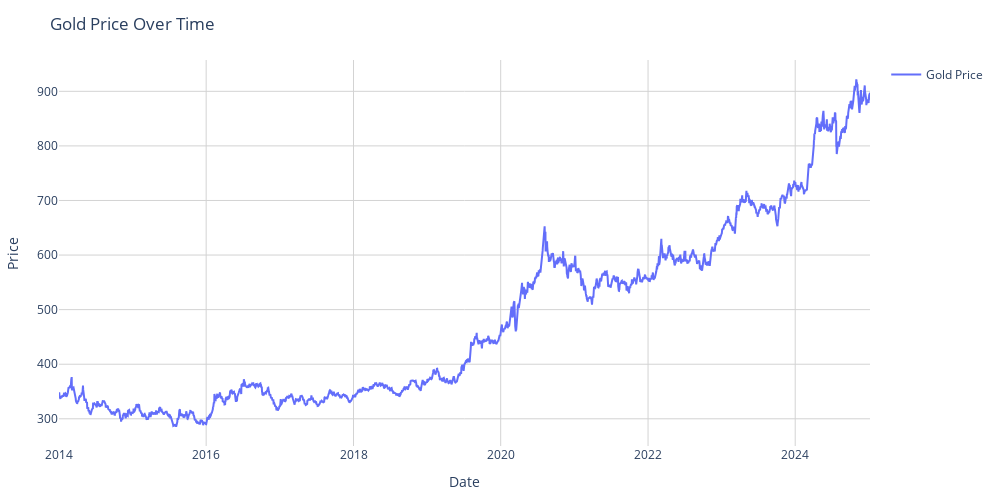

Here is the notebook cell this chart was saved with:
### Markdown cell above
### Exploratory Data Analysis on Price (EDA)

### Code cell
fig = go.Figure()

# Add the gold price trace
fig.add_trace(go.Scatter(
    x=gold_dataset.index,
    y=gold_dataset['Price'],
    name='Gold Price',
    mode='lines'
))

# Update layout
fig.update_layout(
    title='Gold Price Over Time',
    xaxis_title='Date',
    yaxis_title='Price',
    showlegend=True,
    width=1000,
    height=500,
    margin=dict(l=20, r=20, t=60, b=20),
    plot_bgcolor='white',
    xaxis=dict(showgrid=True, gridwidth=1, gridcolor='LightGray'),
    yaxis=dict(showgrid=True, gridwidth=1, gridcolor='LightGray')
)

# Show the figure
fig.show()

### Figure 1 — Plotly figure (JSON) as saved in the notebook; plotly's stock layout.template omitted (floating-point values rounded to 4 significant figures; data arrays with more than 128 entries replaced by an {"elided": "..."} marker saying what was removed)
{"data": [{"mode": "lines", "name": "Gold Price", "type": "scatter", "x": {"elided": "2848 str values"}, "y": {"elided": "2848 float values"}}], "layout": {"height": 500, "margin": {"b": 20, "l": 20, "r": 20, "t": 60}, "plot_bgcolor": "white", "showlegend": true, "title": {"text": "Gold Price Over Time"}, "width": 1000, "xaxis": {"gridcolor": "LightGray", "gridwidth": 1, "showgrid": true, "title": {"text": "Date"}}, "yaxis": {"gridcolor": "LightGray", "gridwidth": 1, "showgrid": true, "title": {"text": "Price"}}}}
